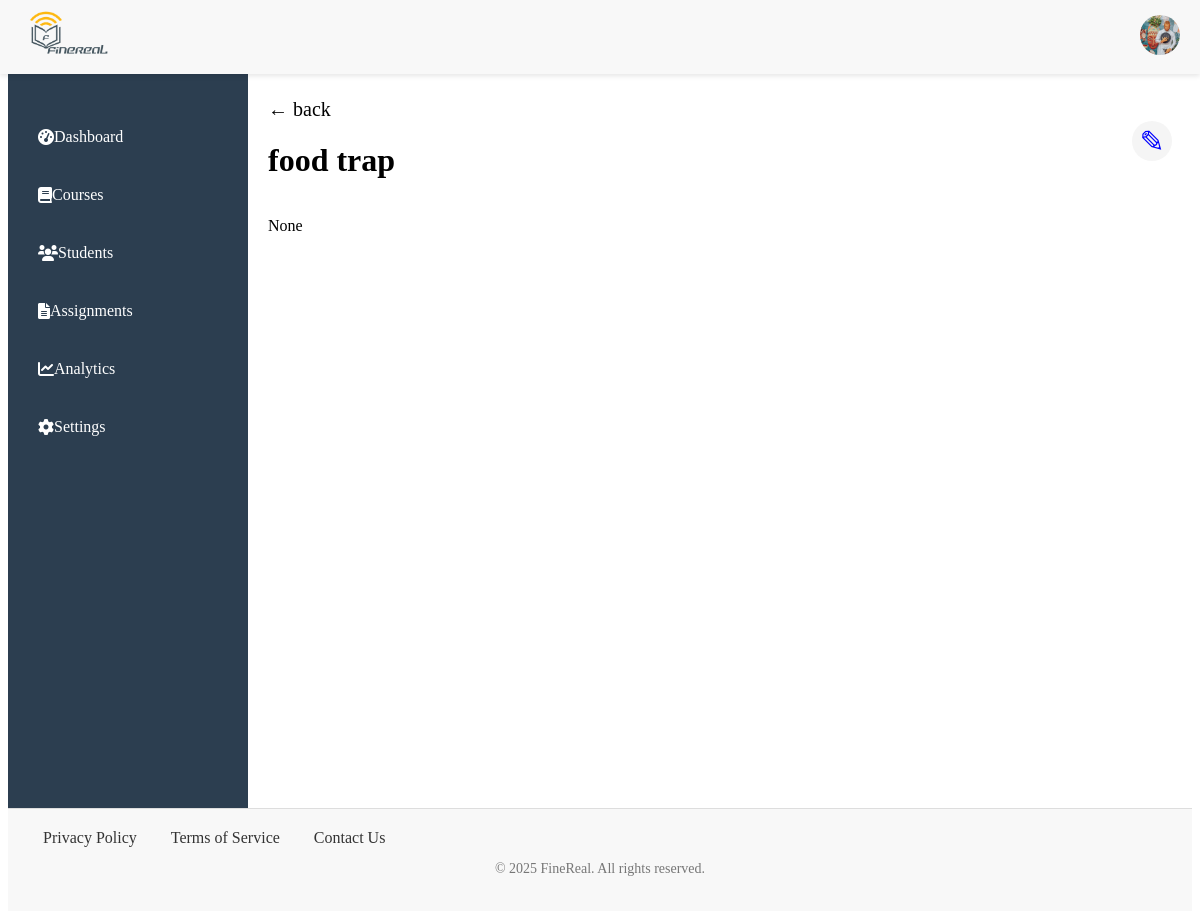
/content_page/2df06998-e8b8-4b3b-8479-4f47ebc27316 (signed in), run on the app's committed database.
### app/models/user.py (models this page shows, shortened)
class User(BaseModel, db.Model, UserMixin):
    __tablename__ = 'users'
    photo = db.Column(db.Text)
    first_name = db.Column(db.String(80), nullable=False)
    middle_name = db.Column(db.String(80), nullable=True)
    last_name = db.Column(db.String(80), nullable=False)
    email = db.Column(db.String(160), unique=True, nullable=False)
    username = db.Column(db.String(250), nullable=False)
    password = db.Column(db.String, nullable=False)
    is_verified = db.Column(db.Boolean, default=False)
    dob = db.Column(db.String)
    role = db.Column(db.String, nullable=False)
    courses_taught = db.relationship('Courses', backref='teacher', lazy=True, overlaps="modules_list")
    enrolled_courses = db.relationship('Enrollments', backref='student', lazy=True, overlaps="student,enrollments")

### app/models/course.py (models this page shows)
class Units(BaseModel, db.Model):
    __tablename__ = 'units'
    title= db.Column(db.String(60))
    content_type = db.Column(db.String(50))
    content_data = db.Column(db.Text)
    status= db.Column(db.String, default='In_Progress')
    module_id = db.Column(db.Integer, db.ForeignKey('modules.id'), nullable=False)

### app/routes/unit.py (the view)
@app.route('/content_page/<unit_id>', methods=["GET", "POST"])
@login_required
def content_page(unit_id):
    unit= Units.query.get_or_404(unit_id)
    courses = unit.module.course  # Access the related course through the module
    return render_template("content.html", unit=unit, course=courses, user=current_user)

### app/models/user.py (called while the page is built)
@login_manager.user_loader
def load_user(user_id):
    return User.query.get(user_id)# PendingUser class and other functions...

### app/templates/content.html (shortened to what this page needs)
{% extends 'base.html' %}
{% block content %}
<link rel="stylesheet" href="{{ url_for('static', filename='styles/content.css') }}">
<div class="page-content">
    <a href="{{url_for('course_view', course_id=course.id)}}" class="arrow"> &larr; back</a>
    {% if user.role == 'Teacher' %}
    <div class="add_btn">
        <h1>{{ unit.title }}</h1>
        <button class="btn"><a href="{{url_for('add_content', unit_id=unit.id)}}">&#x270E;</a></button>
    </div>
            {% if unit.content_type == 'page' %}
                <p>{{ unit.content_data | safe }}</p>
            {% endif %}
        </div>
    {% endif %}
{% endblock %}

### app/templates/base.html (shortened to what this page needs)
<!DOCTYPE html>
<html lang="en">
<head>
    <link rel="stylesheet" href="{{ url_for('static', filename='styles/header.css') }}">
    <link rel="stylesheet" href="{{ url_for('static', filename='styles/footer.css') }}">
    <link rel="stylesheet" href="{{ url_for('static', filename='styles/nav.css') }}">
    <link rel="stylesheet" href="{{ url_for('static', filename='styles/main.css') }}">
    <link href="https://cdnjs.cloudflare.com/ajax/libs/font-awesome/6.0.0-beta3/css/all.min.css" rel="stylesheet">
</head>
<body>
    <header>
        <div class="left">
            <div class="logo">
                <a href="{{ url_for('index') }}" aria-label="Home">
                    <img src="{{ url_for('static', filename='images/Finerealpng.png') }}" alt="FineReal Logo">
                </a>
            </div>
        </div>
<div class="right-links">
    <div class="user" onclick="extend()">
        {% if user.photo %}
        <img src="{{ url_for('uploaded_file', filename=user.photo) }}" alt="Profile Photo" class="photo">
        {% else %}
        <img src="https://via.placeholder.com/40" alt="User Avatar" class="user-avatar">
        {% endif %}
    </div>
</div>
    </header>
    {% include 'includes/flash.html' %}
    <div class="container">
        <aside class="sidebar">
            <nav class="sidebar-nav">
                {% include 'includes/nav.html' %}
            </nav>
        </aside>
        <main class="main-content">
            {% block content %}
            {% endblock %}
        </main>
    </div>
    <footer>
        <div class="footer-content">
            <div class="footer-links">
                <a href="#">Privacy Policy</a>
                <a href="#">Terms of Service</a>
                <a href="#">Contact Us</a>
            </div>
        </div>
        <div class="footer-bottom">
            <p>&copy; 2025 FineReal. All rights reserved.</p>
        </div>
    </footer>
</body>
</html>

### app/static/styles/header.css (style rules this page uses)
header { color: dark; display: flex; justify-content: space-between; align-items: center; padding: 10px 20px; background-color: #f8f8f8; position: fixed; top: 0; left: 0; right: 0; z-index: 1000; box-shadow: 0 2px 5px rgba(0, 0, 0, 0.1); }
header .left { display: flex; justify-content: space-between; max-width: min-content; }
.logo img { height: 50px; }
.photo, .user-avatar { width: 40px; height: 40px; border-radius: 50%; object-fit: cover; }

### app/static/styles/footer.css (style rules this page uses)
footer { background-color: #f8f8f8; padding: 20px 0; text-align: center; border-top: 1px solid #ddd; }
.footer-content { display: flex; justify-content: space-between; align-items: center; padding: 0 20px; }
.footer-links a { margin: 0 15px; text-decoration: none; color: #333; }
.footer-bottom { margin-top: 10px; font-size: 14px; color: #777; }

### app/static/styles/nav.css (style rules this page uses)
.container { display: flex; height: 100vh; }
.sidebar { width: 200px; background-color: #2c3e50; color: #ecf0f1; padding: 20px; display: block; }

### app/static/styles/main.css (style rules this page uses)
main { margin-top: 70px; padding: 20px; flex-grow: 1; word-wrap: break-word; overflow-wrap: break-word; overflow-y: auto; }

### app/static/styles/content.css (style rules this page uses)
a { text-decoration: none; }
.add_btn { display: flex; justify-content: space-between; }
.btn { background-color: whitesmoke; border-radius: 50%; padding: 0; width: 40px; height: 40px; display: flex; justify-content: center; align-items: center; border: none; cursor: pointer; }
.btn a { font-size: 30px; color: blue; }
.arrow { font-size: 20px; color: black; }

### data on the page
User: photo (picture)
Units: title "food trap", content_data "None"
